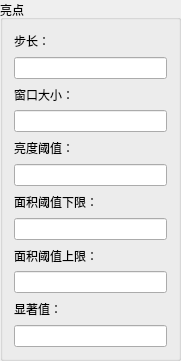
     <widget class="QGroupBox" name="groupBox_5">
      <property name="geometry">
       <rect>
        <x>206</x>
        <y>22</y>
        <width>181</width>
        <height>361</height>
       </rect>
      </property>
      <property name="title">
       <string>亮点</string>
      </property>
      <layout class="QVBoxLayout" name="verticalLayout_2">
       <item>
        <widget class="QLabel" name="label_30">
         <property name="text">
          <string>步长：</string>
         </property>
        </widget>
       </item>
       <item>
        <widget class="QLineEdit" name="lineEdit_30"/>
       </item>
       <item>
        <widget class="QLabel" name="label_31">
         <property name="text">
          <string>窗口大小：</string>
         </property>
        </widget>
       </item>
       <item>
        <widget class="QLineEdit" name="lineEdit_31"/>
       </item>
       <item>
        <widget class="QLabel" name="label_32">
         <property name="text">
          <string>亮度阈值：</string>
         </property>
        </widget>
       </item>
       <item>
        <widget class="QLineEdit" name="lineEdit_32"/>
       </item>
       <item>
        <widget class="QLabel" name="label_33">
         <property name="text">
          <string>面积阈值下限：</string>
         </property>
        </widget>
       </item>
       <item>
        <widget class="QLineEdit" name="lineEdit_33"/>
       </item>
       <item>
        <widget class="QLabel" name="label_34">
         <property name="text">
          <string>面积阈值上限：</string>
         </property>
        </widget>
       </item>
       <item>
        <widget class="QLineEdit" name="lineEdit_34"/>
       </item>
       <item>
        <widget class="QLabel" name="label_35">
         <property name="text">
          <string>显著值：</string>
         </property>
        </widget>
       </item>
       <item>
        <widget class="QLineEdit" name="lineEdit_35"/>
       </item>
      </layout>
     </widget>
